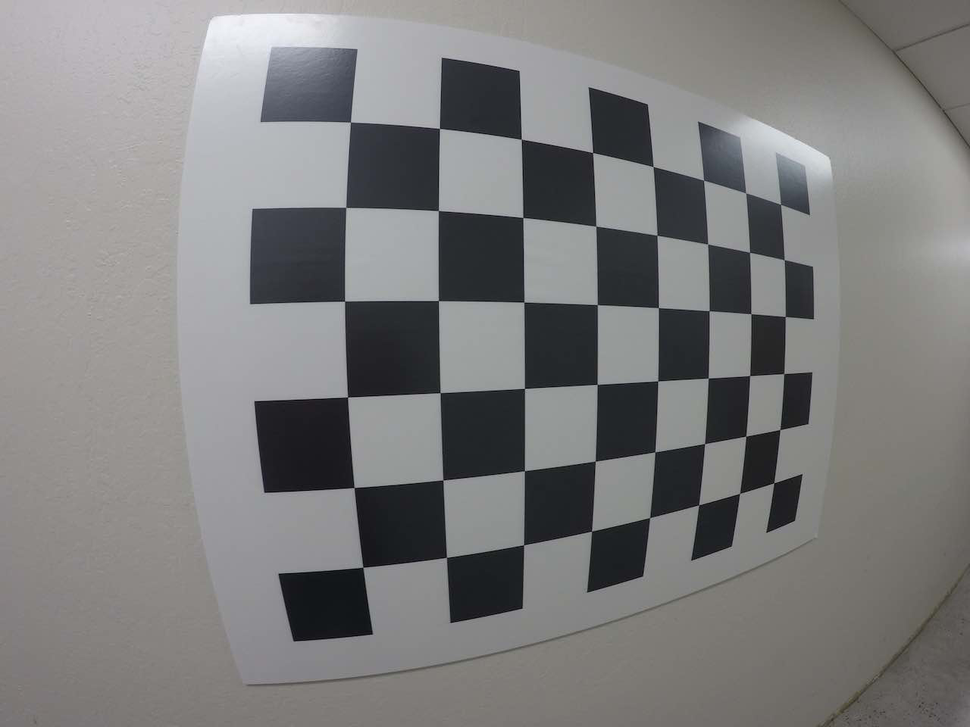
#> input picture Computer_Vision/CalibrationAndUndistortion/test_image2.png, 970 x 727 px, shrunk from 1280 x 960 before the run
$ python UndistortAndTransform.py
#> lines starting #> are read from the running program, lines starting #| are printed output that depends on the picture
import pickle
import cv2
import numpy as np
import matplotlib.pyplot as plt
import matplotlib.image as mpimg

# Read in the saved camera matrix and distortion coefficients
# These are the arrays you calculated using cv2.calibrateCamera()
dist_pickle = pickle.load( open( "wide_dist_pickle.p", "rb" ) )
#> (reads Computer_Vision/CalibrationAndUndistortion/wide_dist_pickle.p from the repository)
mtx = dist_pickle["mtx"]
dist = dist_pickle["dist"]

# Read in an image
img = cv2.imread('test_image2.png')
#> img is the input picture: shape (727, 970, 3); mean B, G, R 124.9, 125, 125.3
nx = 8 # the number of inside corners in x
ny = 6 # the number of inside corners in y

# MODIFY THIS FUNCTION TO GENERATE OUTPUT
# THAT LOOKS LIKE THE IMAGE ABOVE
def corners_unwarp(img, nx, ny, mtx, dist):
    # Pass in your image into this function
    # Write code to do the following steps
    # 1) Undistort using mtx and dist
#> called with nx = 8, ny = 6, mtx = array of shape (3, 3), dist = array of shape (1, 5)
    undist = cv2.undistort(img, mtx, dist, None, mtx)
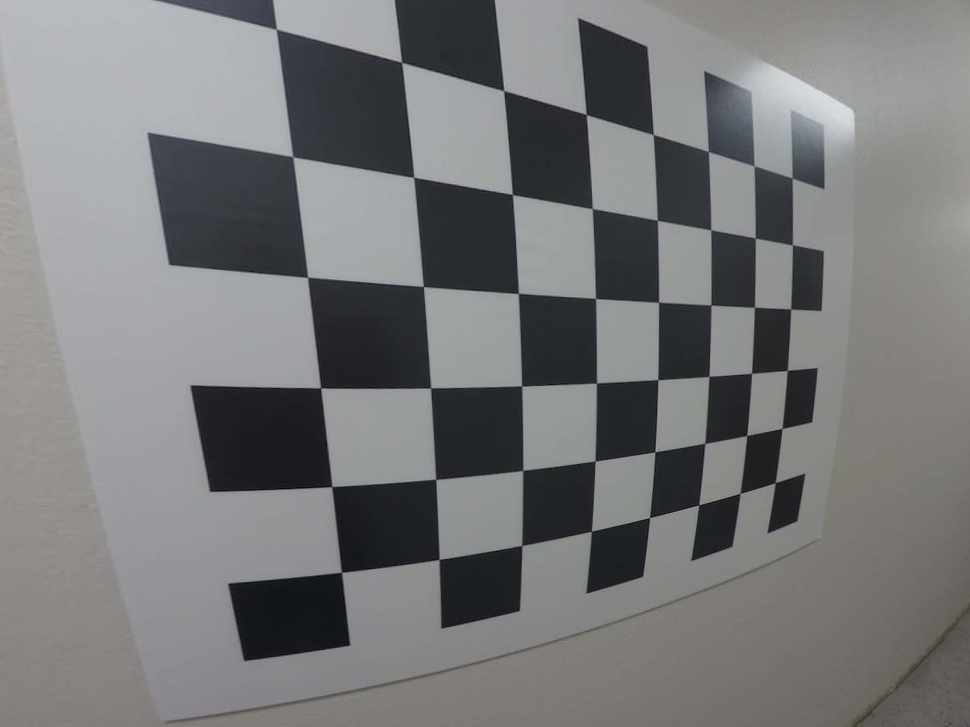
#> undist: shape (727, 970, 3); mean B, G, R 120.7, 119.9, 119.1
    # 2) Convert to grayscale
    gray = cv2.cvtColor(undist ,cv2.COLOR_BGR2GRAY)
    # 3) Find the chessboard corners
    ret, corners = cv2.findChessboardCorners(gray, (nx, ny), None)
#> ret = True; corners = 48 rows, first 8: [279, 31], [402.6, 63.4], [503.8, 90.35], [585.8, 114.2], [653.2, 134.5], [708.2, 151.4], [753.7, 166.3], [792.1, 178]
    # 4) If corners found:
    if ret:
    # a) draw corners
        cv2.drawChessboardCorners(gray, (nx, ny), corners, ret)
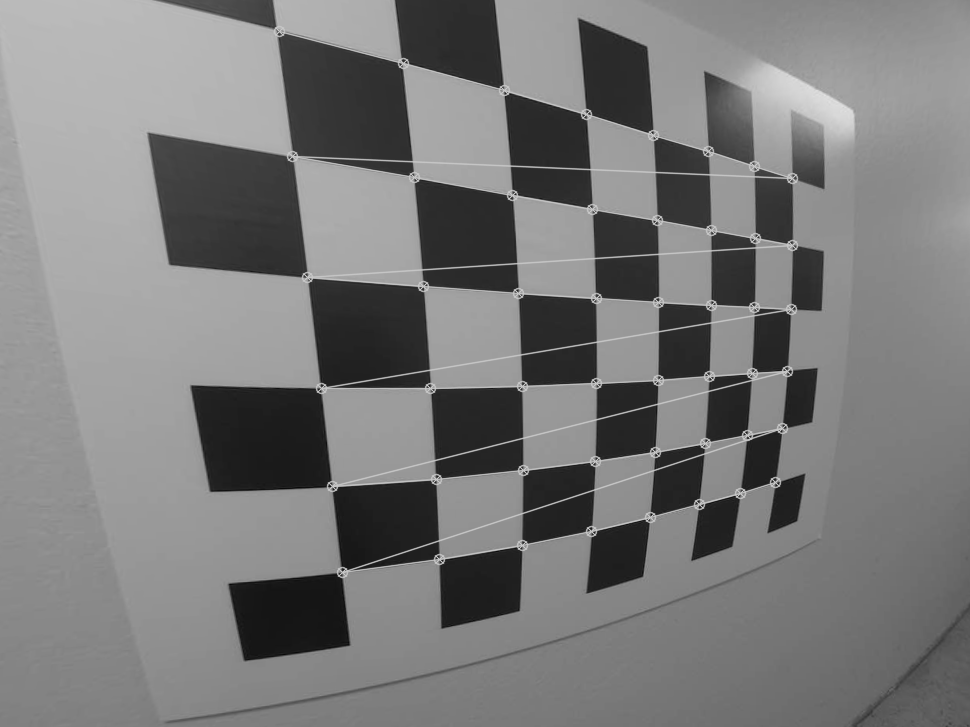
#> gray: shape (727, 970); min 8, max 226, mean 121.2
    # b) define 4 source points src = np.float32([[,],[,],[,],[,]])
    # c) define 4 destination points dst = np.float32([[,],[,],[,],[,]])
        src = np.float32([corners[0], corners[nx-1], corners[-1], corners[-nx]])
#> src = [[279, 31], [792.1, 178], [775.3, 482.5], [341.6, 572.1]]
        offset = 100  # offset for dst points
        # Grab the image shape
        img_size = (gray.shape[1], gray.shape[0])
#> img_size = (970, 727)
    # again, not exact, but close enough for our purposes
        dst = np.float32([[offset, offset], [img_size[0] - offset, offset],
                      [img_size[0] - offset, img_size[1] - offset],
                      [offset, img_size[1] - offset]])
    # d) use cv2.getPerspectiveTransform() to get M, the transform matrix
        M = cv2.getPerspectiveTransform(src, dst)
#> M = [[0.615, -0.0977, -87.74], [-0.258, 0.651, 132.8], [-0.000666, -0.000188, 1]]
        inv_M = cv2.getPerspectiveTransform(dst,src)
#> inv_M = [[1.8, 0.305, 117.7], [0.453, 1.48, -157.2], [0.00128, 0.000482, 1]]
    # e) use cv2.warpPerspective() to warp your image to a top-down view
        warped = cv2.warpPerspective(gray, M, img_size, flags=cv2.INTER_LINEAR)
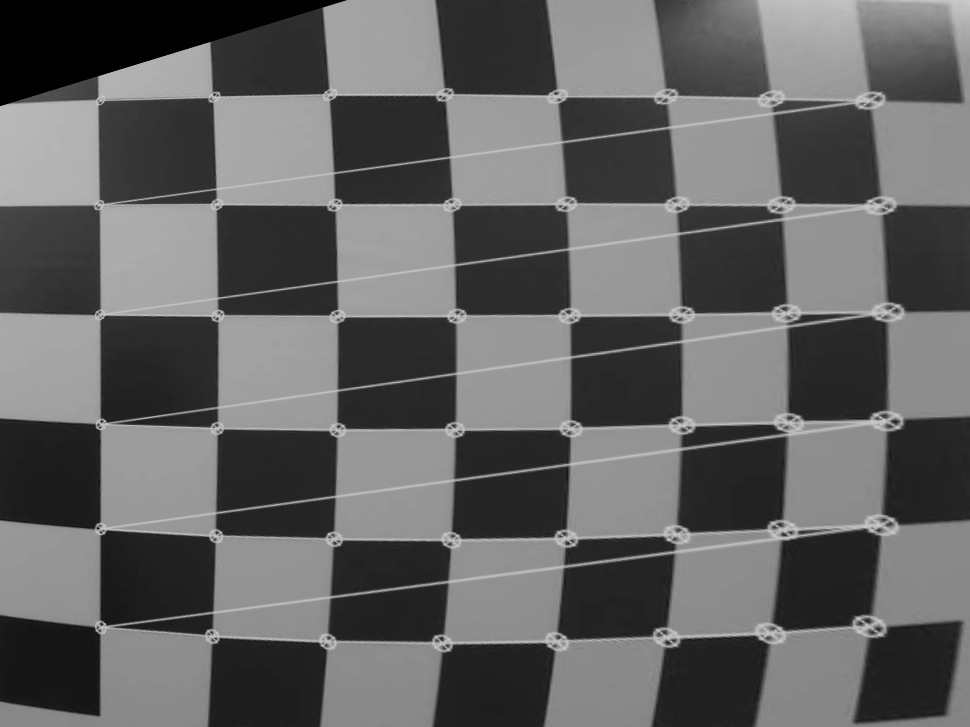
#> warped: shape (727, 970); min 0, max 202, mean 98.5
    return warped, M


top_down, perspective_M = corners_unwarp(img, nx, ny, mtx, dist)
#> perspective_M has the same summary as M in corners_unwarp
f, (ax1, ax2) = plt.subplots(1, 2)
f.tight_layout()
ax1.imshow(img)
ax1.set_title('Original Image')
ax2.imshow(top_down)
ax2.set_title('Undistorted and Warped Image')
plt.subplots_adjust(left=0., right=1, top=0.9, bottom=0.)
plt.show()
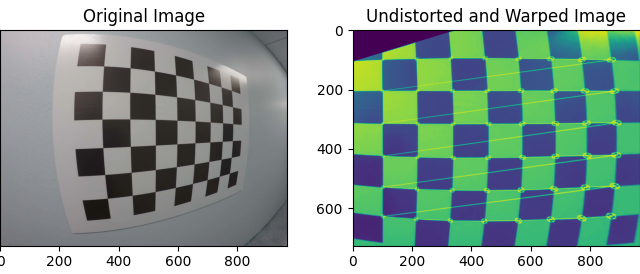
#> figure drawn by matplotlib, 2 panels; B, G, R data is drawn as R, G, B
